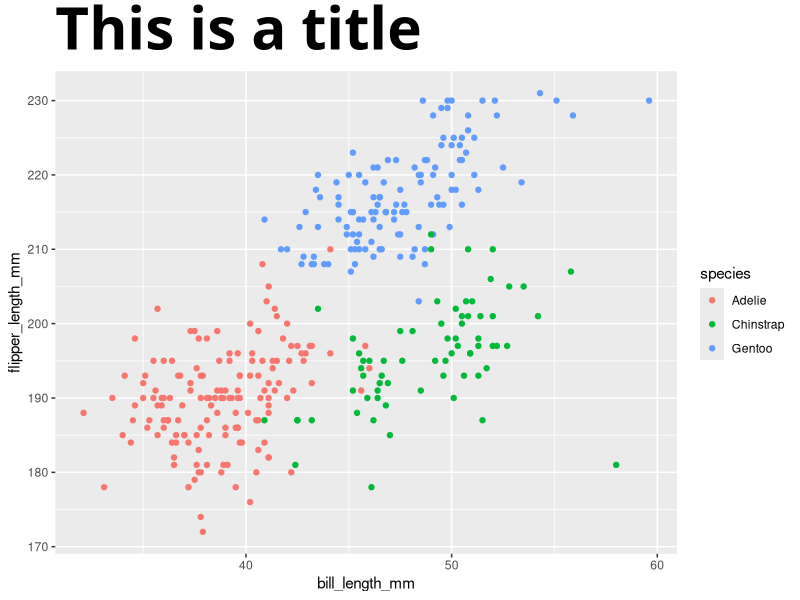
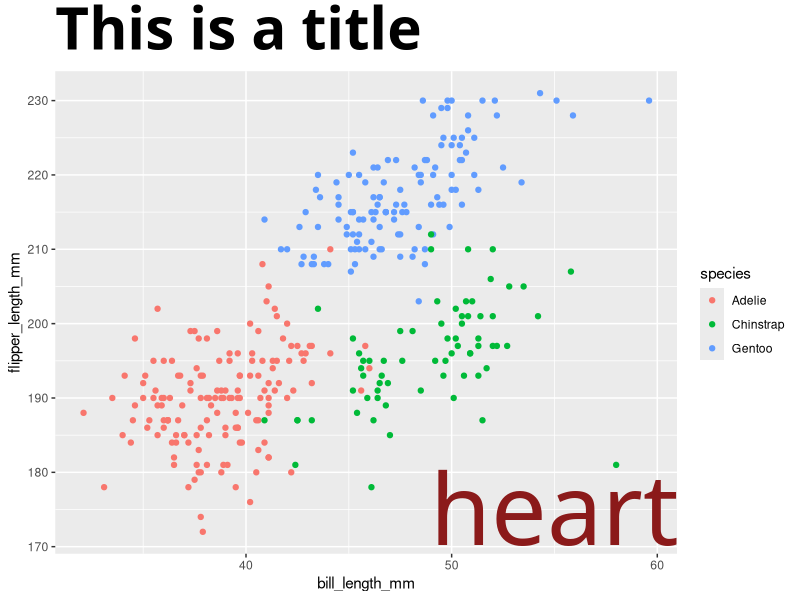
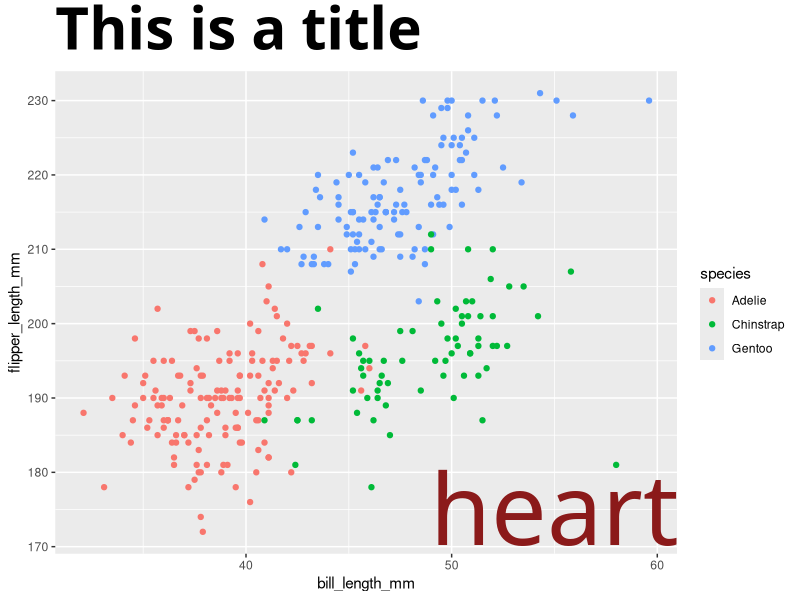

Recreate these plots in R, in order.
## ---- chunk 1
library(tidyverse)
palmerpenguins::penguins |> 
  ggplot(aes(bill_length_mm, flipper_length_mm, col = species)) +
  geom_point() +
  labs(title = 'This is a title') +
  theme(
    plot.title = element_text(
      size = 42, 
      family = 'Tektur', 
      face = 'bold'
    )
  ) 
## ---- chunk 2
palmerpenguins::penguins |> 
  ggplot(aes(bill_length_mm, flipper_length_mm, col = species)) +
  geom_point() +
  labs(title = 'This is a title') +
  theme(
    plot.title = element_text(
      size = 42, 
      family = 'Tektur', 
      face = 'bold'
    )
  ) +
  annotate(
    'text',
    x = 55,
    y = 175,
    label = 'heart',
    family = 'Font Awesome 6 Free',
    color = 'firebrick4',
    size = 25
  )
## ---- chunk 3
systemfonts::system_fonts() |> 
  filter(str_detect(name, 'Awesome')) |> 
  select(name, family, style, path)
# A tibble: 3 × 4
#   name                       family                style   path       
#   <chr>                      <chr>                 <chr>   <chr>      
# 1 FontAwesome6Free-Regular   Font Awesome 6 Free   Regular "C:\\Users...
# 2 FontAwesome6Free-Solid     Font Awesome 6 Free   Solid   "C:\\Users...
# 3 FontAwesome6Brands-Regular Font Awesome 6 Brands Regular "C:\\Users...
## ---- chunk 4
systemfonts::system_fonts() |> 
  filter(str_detect(name, 'Awesome'), style == 'Solid') |> 
  pull(path) |> 
  systemfonts::register_font(
    'Font Awesome 6 Free Solid',
    plain = _
  )

palmerpenguins::penguins |> 
  ggplot(aes(bill_length_mm, flipper_length_mm, col = species)) +
  geom_point() +
  labs(title = 'This is a title') +
  theme(
    plot.title = element_text(
      size = 42, 
      family = 'Tektur', 
      face = 'bold'
    )
  ) +
  annotate(
    'text',
    x = 55,
    y = 175,
    label = 'heart',
    family = 'Font Awesome 6 Free Solid',
    color = 'firebrick4',
    size = 25
  )

